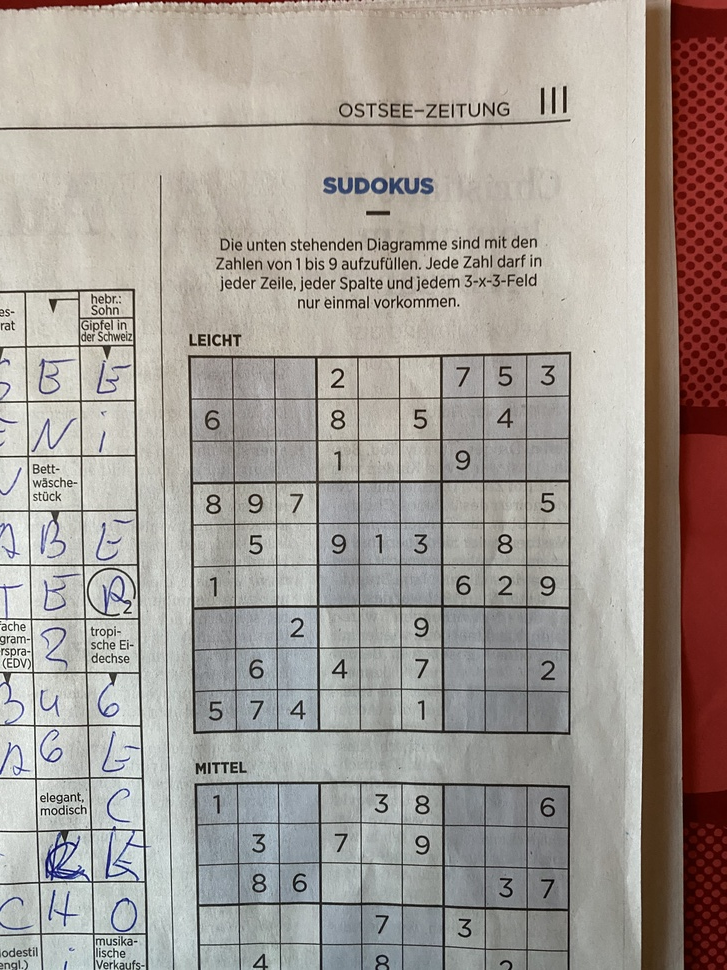
#> input picture test_files/test.jpg, 727 x 970 px, shrunk from 3024 x 4032 before the run
$ python -i grid_elements.py   (imports and definitions only)
#> lines starting #> are read from the running program, lines starting #| are printed output that depends on the picture; after the words box and inside, x2 and y2 are one past the last pixel; in counts of white or black regions, pixels touching at a corner belong together
#> further down, picture is the input picture: shape (970, 727, 3); mean B, G, R 149.8, 156.1, 163.8
### image_manipulation.py
import cv2
import numpy as np

def prepare_image(image):
    image = cv2.cvtColor(image, cv2.COLOR_BGR2GRAY)

    image = cv2.GaussianBlur(image, (5,5), 0)

    (thresh, image) = cv2.threshold(image, 128, 255,cv2.THRESH_BINARY|cv2.THRESH_OTSU)
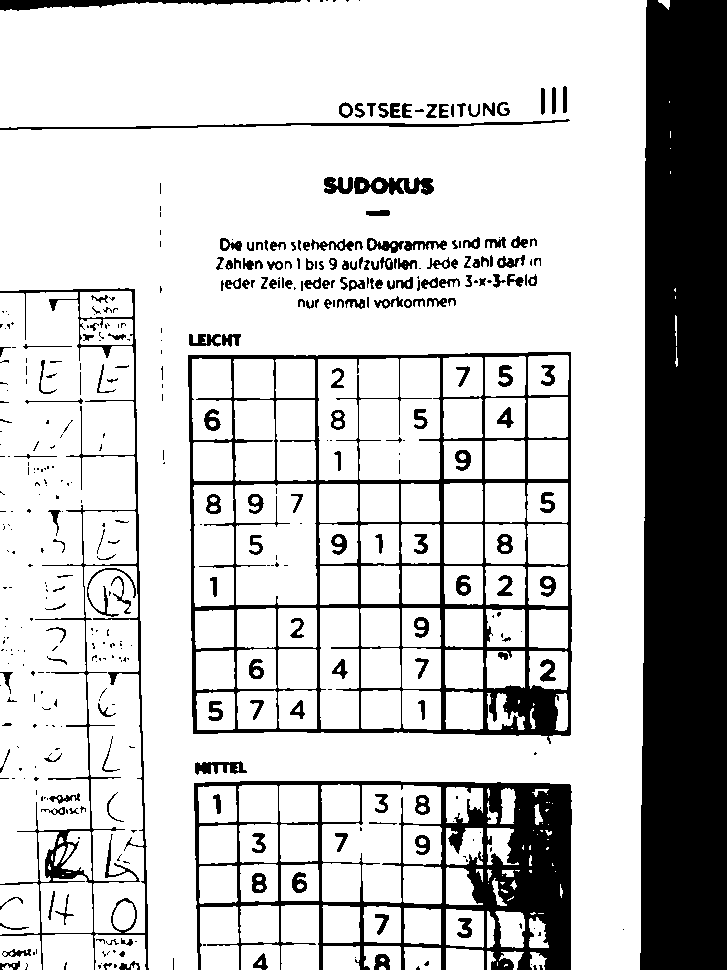
#> image: shape (970, 727); 78.2% white; 447 black regions (237 under 20 px), largest, box (x1, y1, x2, y2) and area: (640, 0, 727, 970) 80376, (188, 352, 572, 744) 22214, (194, 781, 572, 970) 21584
#> thresh = 130

    image = 255-image

    return image

def identify_edges(image):
    return cv2.Canny(image, 75, 100)

def findContours(image):
    return cv2.findContours(image.copy(), cv2.RETR_TREE, cv2.CHAIN_APPROX_SIMPLE)

# [30 lines left out: function output_sudoku_solution, not called in this run]

### grid_elements.py
import cv2
import numpy as np
import image_manipulation as im

def get_contour_precedence(contour):
    origin = cv2.boundingRect(contour)
    return origin[1] + origin[0] / 10

def detect_grid_elements(working_image, contours):
    # the function "extract_major_grid" made sure, that we have the Sudoku extracted from the rest of the picture.
    # that means, the width and height of the working image represents roughly the width and height of the Sudoku itself.
    sudoku_area = working_image.shape[0] * working_image.shape[1]

    # the findContours function will find three sizes of squares:
    # the Sudoku itself, medium sized squares that contain small squares, and small squares which do contain the numbers.
    # now, knowing the area of the Sudoku, it is possible to determine the medium sized squares-
    medium_squares = []
    medium_squares_properties = {}
    for contour_index, c in enumerate(contours):
       x, y, w, h = cv2.boundingRect(c)
       candidate = w * h
       # the area of the candidate must fit appr. 9 times into the Sudoku.
       # Only 9x9 Sudokus are supported with this solution (most Sudokus in newspapers are 9x9)
       squares_that_fit = sudoku_area // candidate
       if (squares_that_fit == 9):
           medium_squares.append(contour_index)
           medium_squares_properties[contour_index] = [candidate, 0]

    # now, knowing all the medium-sized squares, it is possible to calculate if the area of a small square fits roughly 8-11 times into the medium-sized square.
    # medium_squares_properties[i][0] = holds the area of the medium-sized square
    # medium_squares_properties[i][1] = holds the quantity of small-sized squares that belong to the medium-sized square
    small_squares = []
    ignore_coordinates = []
    for contour_index, c in enumerate(contours):
        x, y, w, h = cv2.boundingRect(c)
        # when a square is valid, the coordinates of the top left corner and bottom right corner are stored.
        # all contours within these coordinates are ignored and not processed.
        ignore_contour = [(x >= ignore_coordinate[0] and x <= ignore_coordinate[2]) and (y >= ignore_coordinate[1] and y <= ignore_coordinate[3]) for ignore_coordinate in ignore_coordinates]
        if not any(ignore_contour):
            candidate = w * h
            for medium_square in medium_squares:
                squares_that_fit = medium_squares_properties[medium_square][0] // candidate
                if (squares_that_fit >= 8) and (squares_that_fit <= 11):
                    if medium_squares_properties[medium_square][1] < 9:
                        small_squares.append(contour_index)
                        medium_squares_properties[medium_square][1] += 1
                        ignore_coordinates.append([x, y, x+w, y+h])
                        break

    return medium_squares, small_squares

def get_squares_with_canny(image):
    image = cv2.Canny(image, 75, 200)
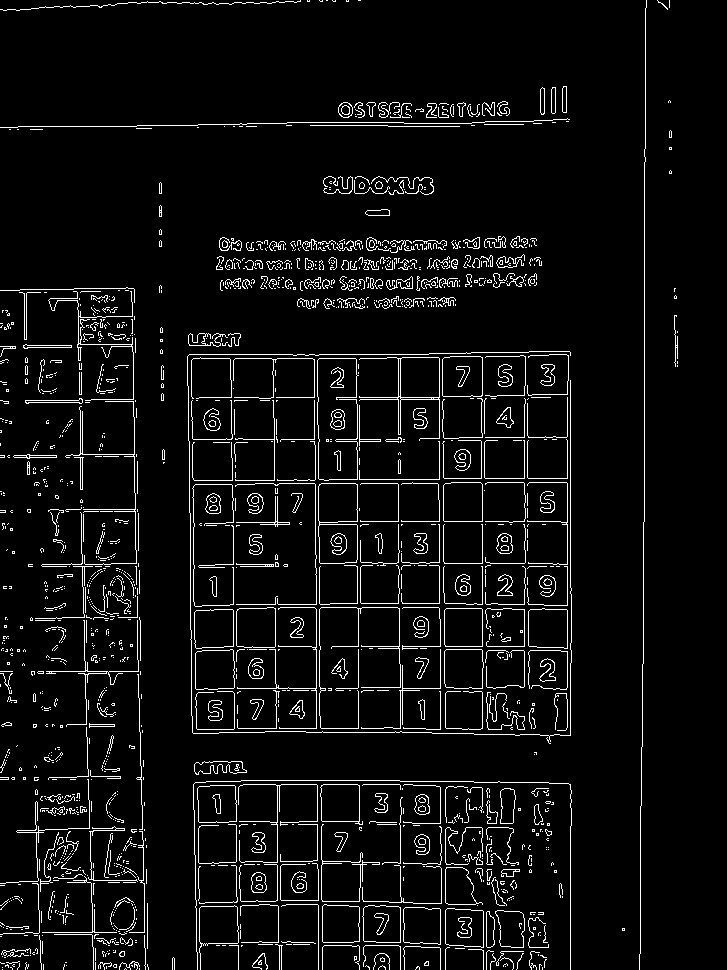
#> image: shape (970, 727); 5.5% white in thin lines or dots
    image = cv2.erode(~image, cv2.getStructuringElement(cv2.MORPH_RECT, (3, 3)), iterations=2)
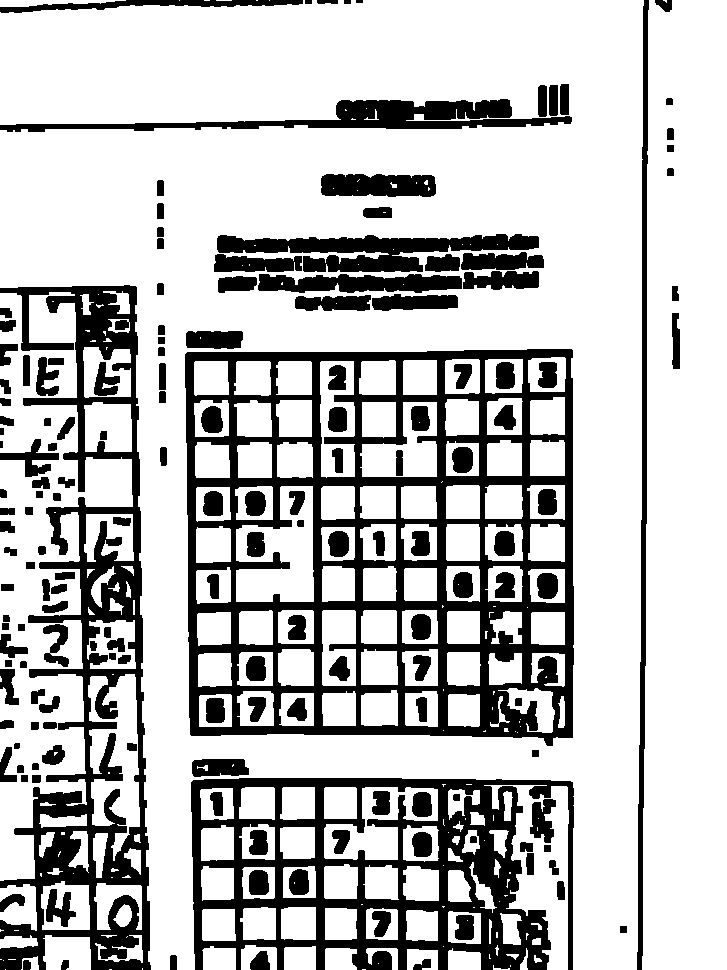
#> image: shape (970, 727); 74.5% white; 166 black regions
    (thresh, image) = cv2.threshold(image, 128,255, cv2.THRESH_BINARY | cv2.THRESH_OTSU)
#> thresh = 0

    contours, hierarchy  = im.findContours(image)
#> contours = 404 contours, 114 with area under 20; largest, box (x1, y1, x2, y2) and area: (0, 0, 644, 970) 439798, (184, 348, 575, 747) 149080, (642, 0, 727, 970) 77371, (0, 292, 133, 881) 36735, (484, 785, 569, 970) 7305
    contours.sort(key=lambda x:get_contour_precedence(x))

    medium_squares, small_squares = detect_grid_elements(image, contours)
#> the loop in detect_grid_elements, `for contour_index, c in enumerate(contours):` made 404 passes
#> (x, y, w, h, candidate, squares_that_fit) on passes 1 to 3: (0, 0, 644, 970, 624680, 1), (0, 0, 126, 7, 882, 799), (179, 0, 1, 1, 1, 705190)
#> after the loop in detect_grid_elements, `for contour_index, c in enumerate(contours):`: medium_squares = [42]; medium_squares_properties = {42: [78337, 0]}
#> the loop in detect_grid_elements, `for contour_index, c in enumerate(contours):` made 404 passes
#> (c, x, y, w, h, candidate) on passes 4, 5, 6, 9, 13, 16, 22, 27, 29, 33: ([[204, 0], [209, 0]], 204, 0, 6, 1, 6), ([[216, 0], [231, 0]], 216, 0, 16, 1, 16), ([[256, 0], [257, 0]], 256, 0, 2, 1, 2), ([[663, 0], [664, 0], [666, 2], [666, 0]], 663, 0, 4, 3, 12), ([[345, 109], [345, 110], [346, 110]], 345, 109, 2, 2, 4), ([[352, 118], [351, 119], [355, 119], [353, 119]], 351, 118, 5, 2, 10), ([[359, 179], [357, 181]], 357, 179, 3, 3, 9), ([[416, 182], [416, 183]], 416, 182, 1, 2, 2), ([[428, 187], [428, 190], [429, 189], [429, 188]], 428, 187, 2, 4, 8), ([[383, 212], [385, 212]], 383, 212, 3, 1, 3)
#> (x, y, w, h, candidate) on passes 1, 2, 3, 7, 8, 10: (0, 0, 644, 970, 624680), (0, 0, 126, 7, 882), (179, 0, 1, 1, 1), (269, 0, 1, 1, 1), (642, 0, 85, 970, 82450), (537, 84, 11, 34, 374)
    sudoku_recognized = (len(medium_squares) == 9) and (len(small_squares) == 81)

    return sudoku_recognized, small_squares, contours

def get_squares_with_xlines(img):
    # Defining a kernel length
    kernel_length = np.array(img).shape[1]//60

    # A vertical kernel of (1 X kernel_length), which will detect all the vertical lines from the image.
    vertical_kernel = cv2.getStructuringElement(cv2.MORPH_RECT, (1, kernel_length))
    # A horizontal kernel of (kernel_length X 1), which will help to detect all the horizontal line from the image.
    hori_kernel = cv2.getStructuringElement(cv2.MORPH_RECT, (kernel_length, 1))
    # A kernel of (3 X 3) ones.
    kernel = cv2.getStructuringElement(cv2.MORPH_RECT, (3, 3))

    # Morphological operation to detect vertical lines from an image
    img_temp1 = cv2.erode(img, vertical_kernel, iterations=3)
#> img_temp1: shape (970, 727); 14.1% white; 53 white regions (14 under 20 px), largest, box (x1, y1, x2, y2) and area: (641, 0, 727, 970) 79746, (514, 801, 571, 970) 5856, (440, 372, 446, 719) 1292
    vertical_lines_img = cv2.dilate(img_temp1, vertical_kernel, iterations=3)
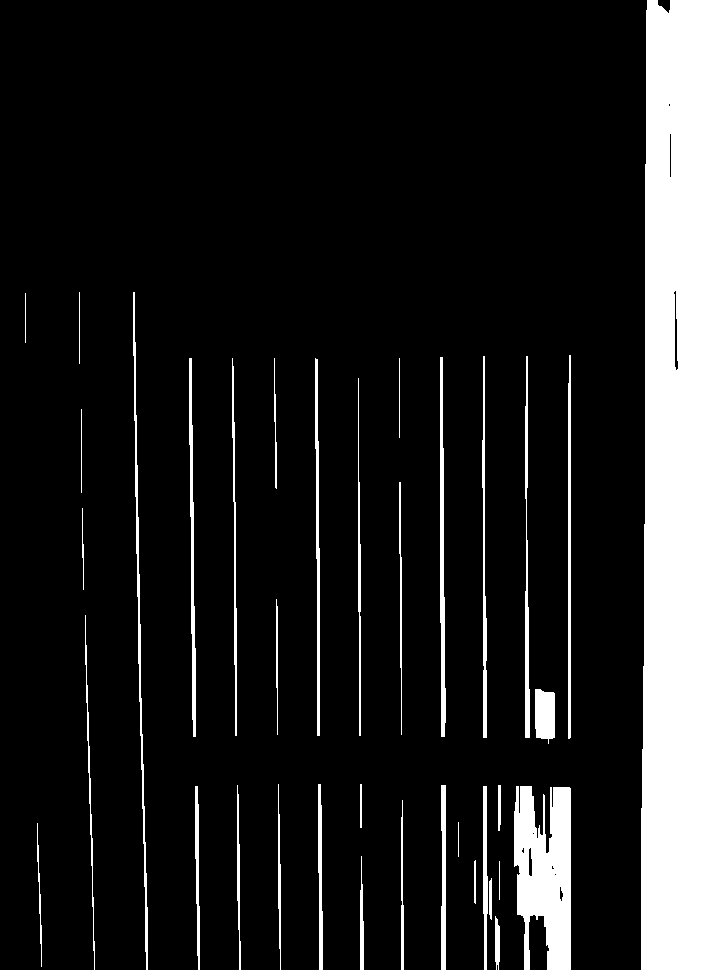
#> vertical_lines_img: shape (970, 727); 15.1% white; 37 white regions, largest, box (x1, y1, x2, y2) and area: (641, 0, 727, 970) 80214, (514, 786, 571, 970) 7918, (133, 292, 148, 970) 1584
    # Morphological operation to detect horizontal lines from an image
    img_temp2 = cv2.erode(img, hori_kernel, iterations=3)
#> img_temp2: shape (970, 727); 10.9% white; 71 white regions (22 under 20 px), largest, box (x1, y1, x2, y2) and area: (658, 0, 727, 970) 60672, (214, 872, 556, 913) 2100, (212, 781, 556, 789) 1324
    horizontal_lines_img = cv2.dilate(img_temp2, hori_kernel, iterations=3)
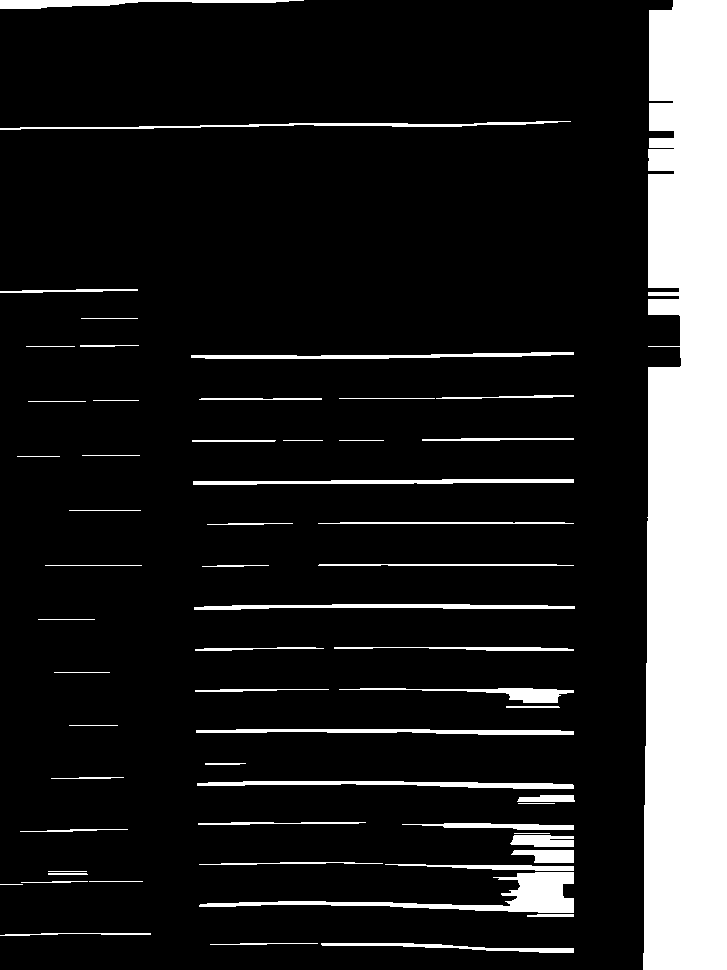
#> horizontal_lines_img: shape (970, 727); 14.2% white; 59 white regions, largest, box (x1, y1, x2, y2) and area: (643, 0, 727, 970) 75222, (199, 872, 574, 913) 3684, (197, 781, 574, 789) 1654

    # Weighting parameters, this will decide the quantity of an image to be added to make a new image.
    alpha = 0.5
    beta = 1.0 - alpha
    # This function helps to add two image with specific weight parameter to get a third image as summation of two image.
    img_final_bin = cv2.addWeighted(vertical_lines_img, alpha, horizontal_lines_img, beta, 0.0)
    img_final_bin = cv2.erode(~img_final_bin, kernel, iterations=2)
    (thresh, img_final_bin) = cv2.threshold(img_final_bin, 128,255, cv2.THRESH_BINARY | cv2.THRESH_OTSU)
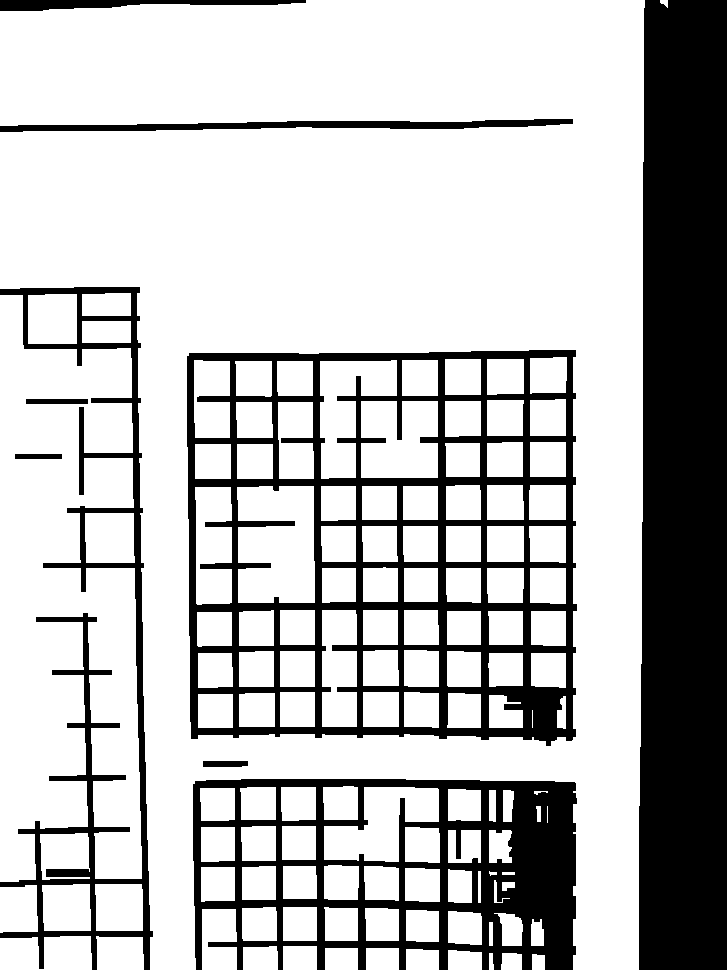
#> img_final_bin: shape (970, 727); 74.1% white; 9 black regions, largest, box (x1, y1, x2, y2) and area: (639, 0, 727, 970) 82410, (187, 350, 577, 746) 46755, (193, 779, 577, 970) 31952

    contours, hierarchy  = im.findContours(img_final_bin)

    contours.sort(key=lambda x:get_contour_precedence(x))

    # validate grid
    sudoku_area = img_final_bin.shape[0] * img_final_bin.shape[1]

    small_squares = []
    for contour_index, c in enumerate(contours):
       x, y, w, h = cv2.boundingRect(c)
       candidate = w * h
       squares_that_fit = sudoku_area // candidate
       if (squares_that_fit >= 75) and (squares_that_fit <= 105):
           if len(small_squares) < 81:
                small_squares.append(contour_index)
#> this loop made 130 passes
#> c on passes 6, 12, 14, 24, 25, 28, 33, 34, 41, 42, 46, 52: [[82, 321], [82, 342], [130, 342], [130, 321]], [[402, 360], [402, 395], [437, 395], [437, 360]], [[445, 359], [445, 394], [480, 394], [480, 359]], [[195, 444], [195, 478], [230, 478], [230, 444]], [[237, 444], [237, 478], [272, 478], [272, 444]], [[530, 442], [530, 476], [565, 476], [565, 442]], [[362, 486], [362, 519], [396, 519], [396, 486]], [[403, 486], [403, 519], [437, 519], [437, 486]], [[446, 526], [446, 561], [480, 561], [480, 526]], [[487, 526], [487, 561], [523, 561], [523, 526]], [[404, 568], [404, 601], [437, 601], [437, 568]], [[280, 610], [280, 644], [314, 644], [314, 610]]

    sudoku_recognized = (len(small_squares) == 81)

    return sudoku_recognized, small_squares, contours

def extract_grid_elements(image, name='output'):

    img = im.prepare_image(image)

    grid_identified, squares, contours = get_squares_with_canny(img)

    if grid_identified:
        print('using Canny, squares: {}'.format(len(squares)))
    else:
        print('Canny failed.')

    if not grid_identified:
        grid_identified, squares, contours = get_squares_with_xlines(img)
        if grid_identified:
            print('using xlines, squares: {}'.format(len(squares)))
        else:
            print('xlines failed.')

    if not grid_identified:
        print('another approach necessary, squares: {}'.format(len(squares)))
#| another approach necessary, squares: 3
        return None, None

    idy = 0
    idx = 1
    numbers = []
    grid_columns = []
    coordiantes_line = []
    coordinates = []
    for i, c in enumerate(contours):
        if i in squares:
            x, y, w, h = cv2.boundingRect(c)
            idy += 1
            coordiantes_line.append([x, y, w, h])
            new_img = image[y:y+h, x:x+w]
            grid_columns.append(new_img)
            if idy == 9:
                idy = 0
                numbers.insert(idx, grid_columns)
                coordinates.insert(idx, coordiantes_line)
                idx += 1
                grid_columns = []
                coordiantes_line = []

    return numbers, coordinates


>>> import cv2
>>> picture = cv2.imread('test_files/test.jpg')
>>> result = extract_grid_elements(picture)
